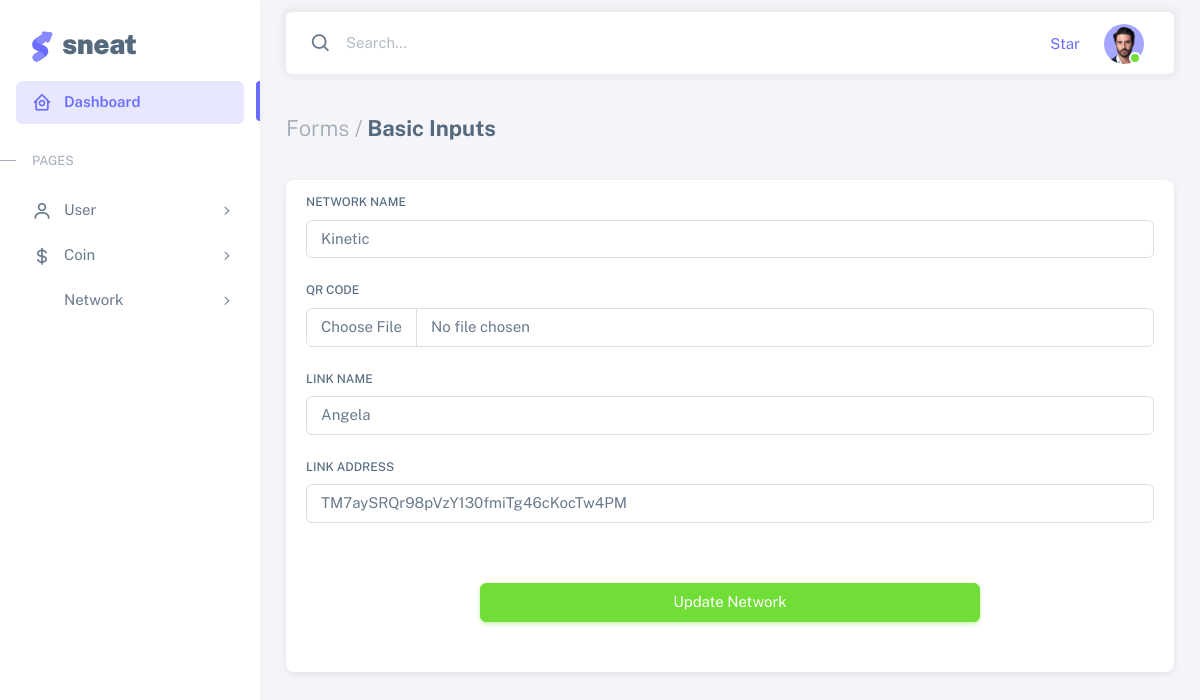
/myadmin/network_update/2/, run on the app's committed database.
### myapp/models.py (models this page shows, shortened)
class NetworkModel(models.Model):
    type = models.CharField(max_length=200)
    qrcode = models.ImageField(default=None,null=True,blank=True)
    link_name = models.CharField(max_length=20)
    link_address = models.CharField(max_length=50)
    time = models.DateTimeField(default=datetime.now)

### myadmin/views.py (the view, shortened to what this page needs)
# urls.py: path('network_update/<int:n_id>/',views.NetworkUpdate),
def NetworkUpdate(request,n_id):
    if request.method == "GET":
        network = NetworkModel.objects.get(id = n_id)
        return render(request,"network_update.html",{"network":network})

### myadmin/templates/network_update.html (shortened to what this page needs)
{% extends 'admin_base.html' %}
{% block body %}
<div class="content-wrapper">
  <div class="container-xxl flex-grow-1 container-p-y" style="margin-bottom: 0;padding-bottom: 0;">
    <h4 class="fw-bold py-3 mb-4"><span class="text-muted fw-light">Forms /</span> Basic Inputs</h4>
    <form class="card" method="POST" style="margin-bottom: 0;padding-bottom: 0;" action="/myadmin/network_update/{{network.id}}/"
      enctype="multipart/form-data">
      <div class="card-body" style="padding:10px 20px;">
        <div>
          <label for="defaultInput" class="form-label">Network Name</label>
          <input id="defaultInput" name="type" value="{{network.type}}" class="form-control" type="text" required />
        </div>
      </div>
      <div class="card-body" style="padding:10px 20px;">
        <div>
          <label for="defaultInput" class="form-label">QR Code</label>
          <input id="defaultInput" name="qrcode" class="form-control" type="file" required/>
        </div>
      </div>
      <div class="card-body" style="padding:10px 20px;">
        <div>
          <label for="defaultInput" class="form-label">Link Name</label>
          <input id="defaultInput" name="link_name" value="{{network.link_name}}" class="form-control" type="text" required/>
        </div>
      </div>
      <div class="card-body" style="padding:10px 20px;">
        <div>
          <label for="defaultInput" class="form-label">Link Address</label>
          <input id="defaultInput" name="link_address" value="{{network.link_address}}" class="form-control" type="text" required/>
        </div>
      </div>
      <center>
        <button type="submit" class="btn btn-success" style="margin-top: 50px;margin-bottom: 50px;width: 500px;">Update
          Network</button>
      </center>
    </form>
  </div>
</div>
{% endblock %}

### data on the page
NetworkModel: type "Kinetic", link_name "Angela", link_address "TM7aySRQr98pVzY130fmiTg46cKocTw4PM"
